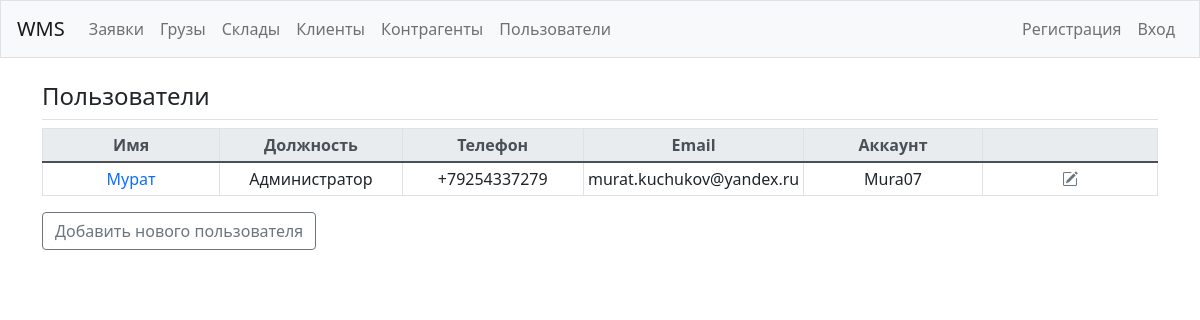
Before: /customers/ with the older database file.
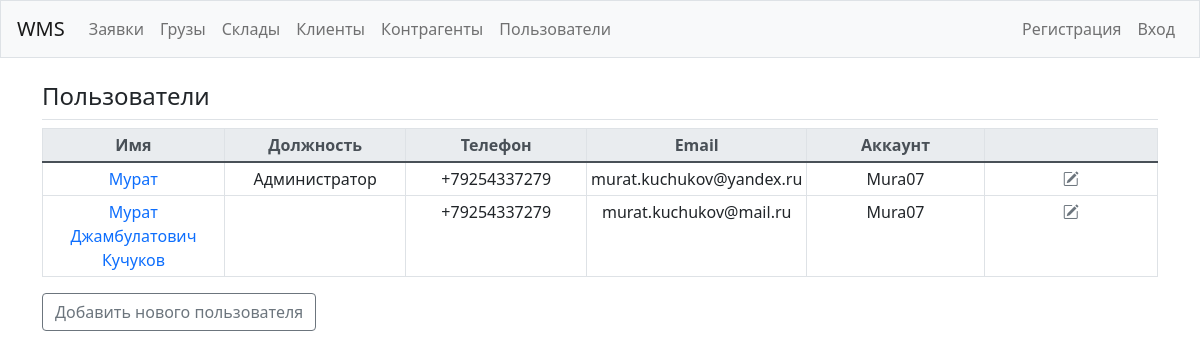
After: the same page with the newer database file.
### wms/models.py (models this page shows, shortened)
class Customer(models.Model):
    user = models.ForeignKey(User, on_delete=models.SET_NULL, null=True)
    name = models.CharField(max_length=200, blank=True)
    post = models.CharField(max_length=200, blank=True)
    phone = models.CharField(max_length=200, blank=True)
    email = models.CharField(max_length=200, blank=True)
    profile_pic = models.CharField(max_length=200, blank=True)
    date_created = models.DateTimeField('date published', auto_now_add=True)

### wms/views.py (the view)
# urls.py: path('customers/', views.customers, name='customers'),
def customers(request):
    customers = Customer.objects.all().order_by('date_created')
    context = {'customers': customers}
    return render(request, 'wms/customers.html', context)

### wms/templates/wms/customers.html
{% extends "wms/base.html" %}
{% block page_header %}
  <h4>Пользователи</h4>
{% endblock page_header %}
{% block content %}
<table class="table table-hover table-sm table-bordered table-responsive text-center w-100 d-block d-md-table">
  <thead class="thead-light">
    <tr>
      <th>Имя</th>
      <th>Должность</th>
      <th>Телефон</th>
      <th>Email</th>
      <th>Аккаунт</th>
      <th></th>
    </tr>
  </thead>
  <tbody>
    {% for customer in customers %}
      <tr>
        <td class="col-2">
          <a class="text-decoration-none" href="{% url 'wms:customer' customer.id %}">{{ customer.name }}</a>
        </td>
        <td class="col-2">{{ customer.post }}</td>
        <td class="col-2">{{ customer.phone }}</td>
        <td class="col-2">{{ customer.email }}</td>
        <td class="col-2">{{ customer.user }}</td>
        <td class="col-2">
          <a class="link-secondary" href="{% url 'wms:update_customer' customer.id %}"><i class="bi bi-pencil-square" title="Изменить"></i></a>
        </td>
      </tr>
    {% empty %}
      <tr class="col-12">
        <td>Не добавлено ни одного пользователя. Добавьте первого пользователя.</td>
      </tr>
    {% endfor %}
  </tbody>
</table>
<div>
  <a class="btn btn-outline-secondary" href="{% url 'wms:new_customer' %}">Добавить нового пользователя</a>
</div>
<br>
{% endblock content %}

Changed rows visible on the page:
added Customer: name "Мурат Джамбулатович Кучуков", phone "+79254337279", email "murat.kuchukov@mail.ru", user "Mura07"
